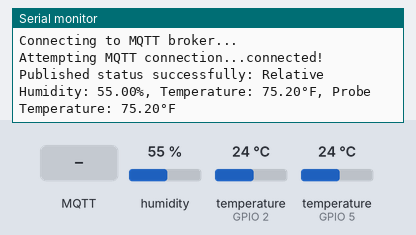
Simulated run of this program. Board: ESP8266 (NodeMCU). Parts: the last lines printed to the serial monitor. The inputs (shaded band) are chosen by the test bench; at power-on: humidity 55 %, temperature (sensors on GPIO 2, GPIO 5) 24 °C. WiFi joins after 1.5 s; servers stay silent unless stated; no MQTT or app messages arrive unless stated.

Above: at 3.7 s.
3.8 s: MQTT message "start_misting" arrives on the first subscribed topic
At 5.0 s:
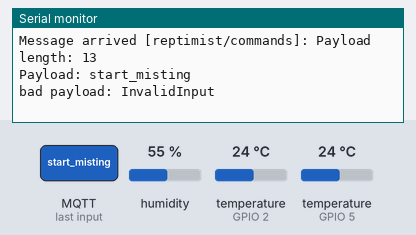
5.3 s: MQTT message "set_humidity" arrives on the first subscribed topic
At 5.7 s:
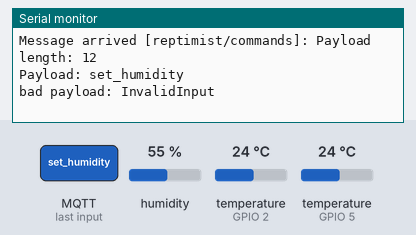
6.8 s: MQTT message "get_status" arrives on the first subscribed topic
At 8.1 s:
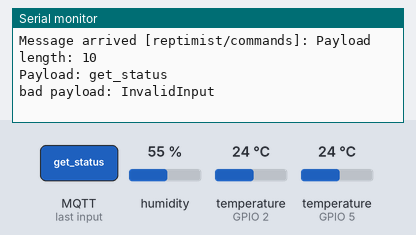
8.8 s: MQTT message "stop_misting" arrives on the first subscribed topic
At 10.0 s:
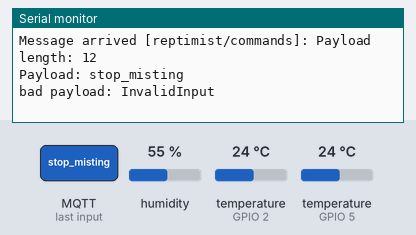
10.8 s: MQTT message "1" arrives on the first subscribed topic
At 12.3 s:
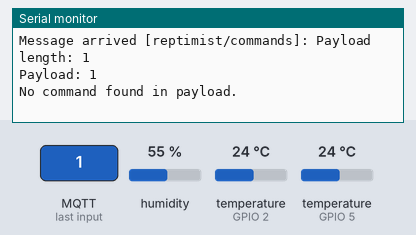
12.8 s: MQTT message "on" arrives on the first subscribed topic
At 14.2 s:
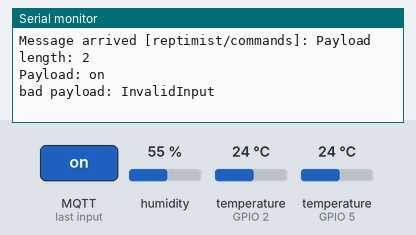
Timing chart, 0 to 15.8 s (numbered marks = the images above; inputs shaded):
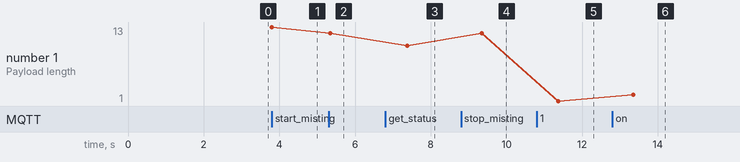

The program:

main.cpp
```cpp
#include <Arduino.h>
#include <DHT.h>
#include <config.h>
#include <pins.h>
#include <ESP8266WiFi.h>
#include <PubSubClient.h>
#include <OneWire.h>
#include <DallasTemperature.h>
#include <ArduinoJson.h>

// Global declarations
DHT dht(DHTPIN, DHTTYPE);

OneWire oneWire(ONE_WIRE_BUS);
DallasTemperature ds18b20(&oneWire);

WiFiClient espClient;
PubSubClient mqttClient(espClient);

unsigned long previousMillis = 0;

void feedStatus() {
  const float h = dht.readHumidity();
  const float t = dht.readTemperature(true); // read in Fahrenheit
  ds18b20.requestTemperatures();
  const float tempF = ds18b20.getTempFByIndex(0);

  if (isnan(h) || isnan(t)) {
    Serial.println("Failed to read from DHT sensor!");
  }

  Serial.print("Published status successfully: ");
  Serial.print("Relative Humidity: ");
  Serial.print(h);
  Serial.print("%, Temperature: ");
  Serial.print(t);
  Serial.print("°F, Probe Temperature: ");
  Serial.print(tempF);
  Serial.println("°F");

  mqttClient.publish("reptimist/status/humidity", String(h).c_str());
  mqttClient.publish("reptimist/status/temperature", String(t).c_str());
  mqttClient.publish("reptimist/status/probe_temperature", String(tempF).c_str());
}

void initializeWiFi() {
  WiFi.begin(WIFI_SSID, WIFI_PASSWORD);

  Serial.print("Connecting to WiFi");
  int retries = 0;
  while (WiFi.status() != WL_CONNECTED && retries < 30) {
    delay(500);
    Serial.print(".");
    retries++;
  }

  if (WiFi.status() == WL_CONNECTED) {
    Serial.println("\nConnected to WiFi!");
    Serial.print("got IP address: ");
    Serial.println(WiFi.localIP());
  } else {
    Serial.println("\nFailed to connect to WiFi!");
  }
}

void commandHandler(const char* topic, const byte* payload, const unsigned int length) {
  Serial.print("Message arrived [");
  Serial.print(topic);
  Serial.print("]: ");

  // parse as json
  Serial.print("Payload length: ");
  Serial.println(length);
  if (length == 0) {
    Serial.println("No payload received.");
    return;
  }

  String truePayload = "";
  for (unsigned int i = 0; i < length; i++) { // ??? what the fuck
    truePayload += static_cast<char>(payload[i]);
  }
  truePayload.trim();
  Serial.print("Payload: ");
  Serial.println(truePayload);

  // parse as JSON object
  JsonDocument doc;
  const DeserializationError error = deserializeJson(doc, truePayload);
  if (error) {
    Serial.print("bad payload: ");
    Serial.println(error.c_str());
    return;
  }

  if (!doc["command"].isNull()) {
    auto command = doc["command"].as<String>();
    Serial.print("Command: ");
    Serial.println(command);

    if (command == "start_misting") {

    if (!doc["duration"].isNull()) {
        int duration = doc["duration"].as<int>();
        Serial.print("Misting for ");
        Serial.print(duration);
        Serial.println(" seconds.");
        // TODO: Make mist function for this to work
      } else {
        Serial.println("No duration specified, misting indefinitely.");
        // TODO: Make mist function for this to work
      }
    } else if (command == "set_humidity") {
      if (!doc["humidity"].isNull()) {
        const int humidity = doc["humidity"].as<int>();
        Serial.print("Setting humidity to ");
        Serial.print(humidity);
        Serial.println(" %.");
        // TODO: Add code to set the humidity level which needs the misting function but im still waiting on the transistors to come in the mail
      } else {
        Serial.println("No humidity value specified.");
      }

    } else if (command == "get_status") {
      Serial.println("Getting status...");

      feedStatus();
    } else if (command == "stop_misting") {
      Serial.println("Stopping misting.");

    } else {
      Serial.println("Unknown command.");
    }
  } else {
    Serial.println("No command found in payload.");
  }
}

void connectToMQTT() {
  Serial.println("Connecting to MQTT broker...");

  mqttClient.setServer(MQTT_BROKER, MQTT_PORT);
  mqttClient.setCallback(commandHandler);

  while (!mqttClient.connected()) {
    Serial.print("Attempting MQTT connection...");
    if (mqttClient.connect(MQTT_CLIENT_ID)) {
      Serial.println("connected!");
      // sub to cmds
      mqttClient.subscribe("reptimist/commands");
    } else {
      Serial.print("failed, rc=");
      Serial.print(mqttClient.state());
      Serial.println(" try again in 5 seconds");
      delay(5000);
    }
  }

  delay(1000);
}

void setup() {
  Serial.begin(115200);

  Serial.println("\n\n");
  Serial.println("             ____");
  Serial.println("            / . .\\");
  Serial.println("            \\  ---<");
  Serial.println("             \\  /");
  Serial.println("   __________/ /");
  Serial.println("-=:___________/\n");

  Serial.println("ReptiMist v1.0 initializing...");

  initializeWiFi();

  connectToMQTT();

  dht.begin();
  ds18b20.begin();
}

void loop() {
  unsigned long currentMillis = millis();

  if (currentMillis - previousMillis >= LOOP_INTERVAL) {
    previousMillis = currentMillis;
    feedStatus();
  }

  if (!mqttClient.connected()) {
    connectToMQTT();
  }
  mqttClient.loop();
}
```

config.example.h
```cpp
// Rename this file to config.h after editing it with your own configuration.
// But please preserve the original if you plan to push changes to the repository.

#pragma once

// wifi configuration
#define WIFI_SSID "your_wifi_ssid"
#define WIFI_PASSWORD "12345678"

// mqtt configuration
#define MQTT_BROKER "mqtt_broker_address"
#define MQTT_PORT 1883
#define MQTT_CLIENT_ID "reptimist_device"

// loop settings
#define LOOP_INTERVAL 2000 // 2 seconds
```

pins.h
```cpp
// input pins

#define DHTPIN 2
#define DHTTYPE DHT11

#define ONE_WIRE_BUS 5

// output pins
```

Measured:
- after the input at 3.8 s, the serial monitor: prints a new line at once (image 1)
- after the input at 5.3 s, the serial monitor: prints a new line after 0.05 s (image 2)
- after the input at 6.8 s, the serial monitor: prints a new line after 0.57 s (image 3)
- after the input at 8.8 s, the serial monitor: prints a new line after 0.55 s (image 4)
- after the input at 10.8 s, the serial monitor: prints a new line after 0.57 s (image 5)
- after the input at 12.8 s, the serial monitor: prints a new line after 0.55 s (image 6)
- plotted number 1: 13 → 12 after the input at 5.3 s, 12 → 10 after the input at 6.8 s, 10 → 12 after the input at 8.8 s, 12 → 1 after the input at 10.8 s, 1 → 2 after the input at 12.8 s
